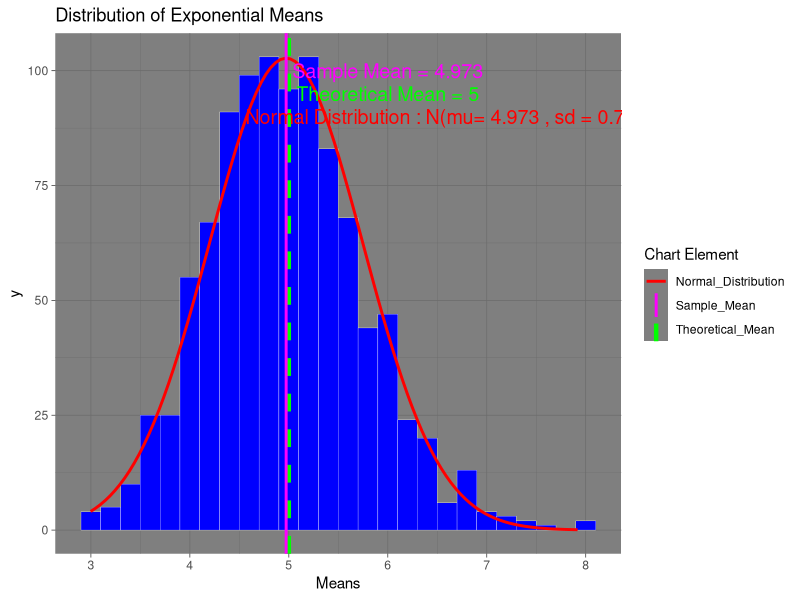
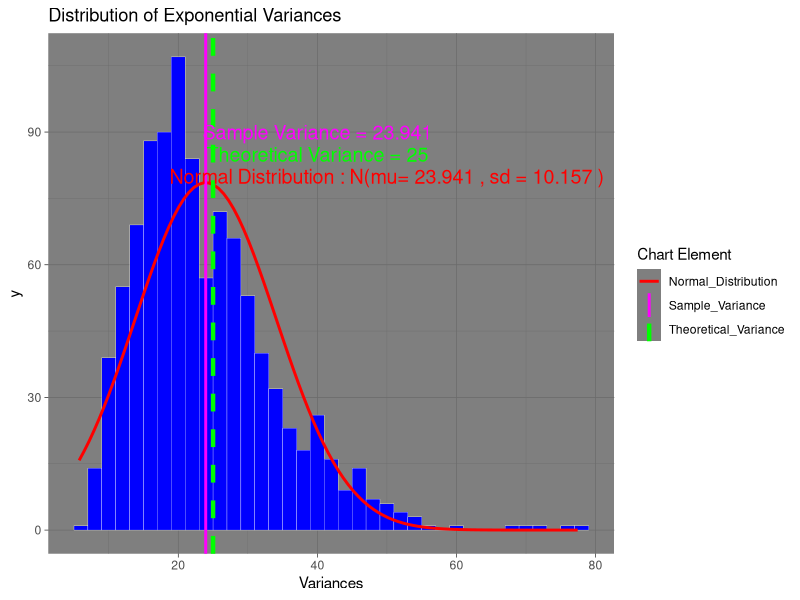
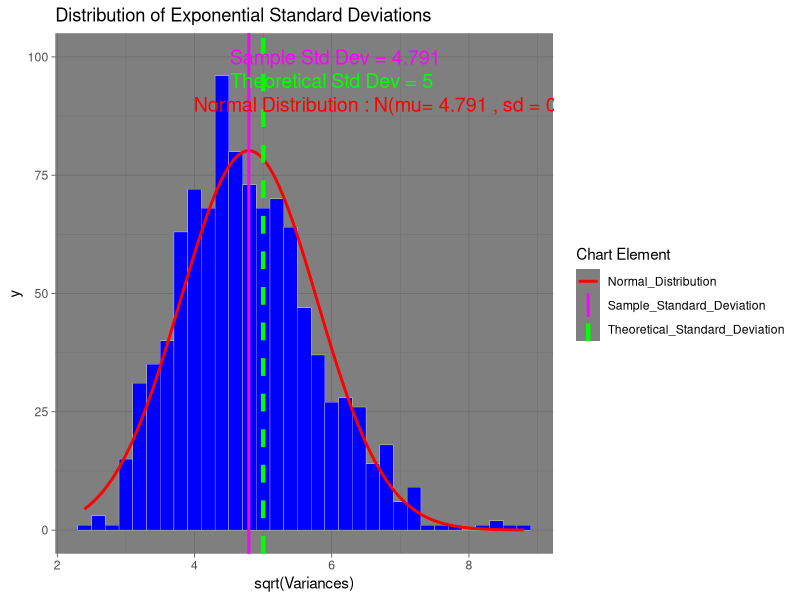
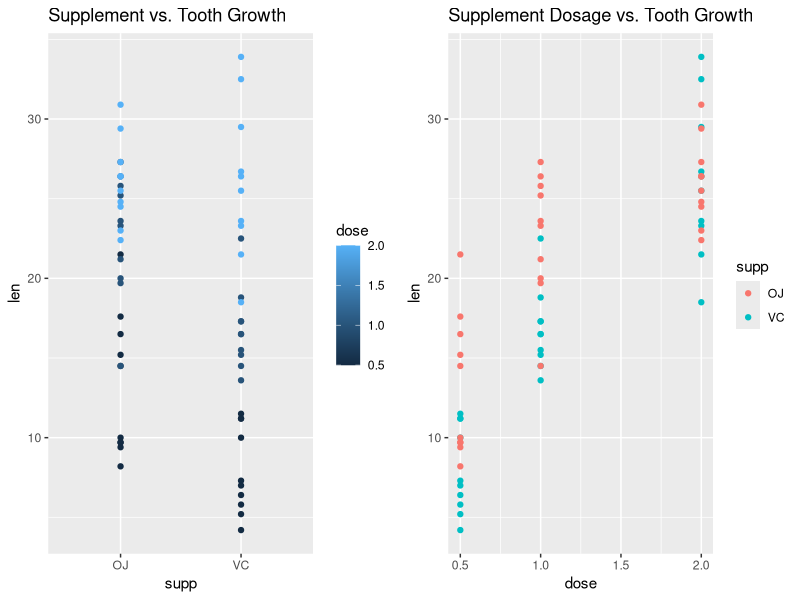
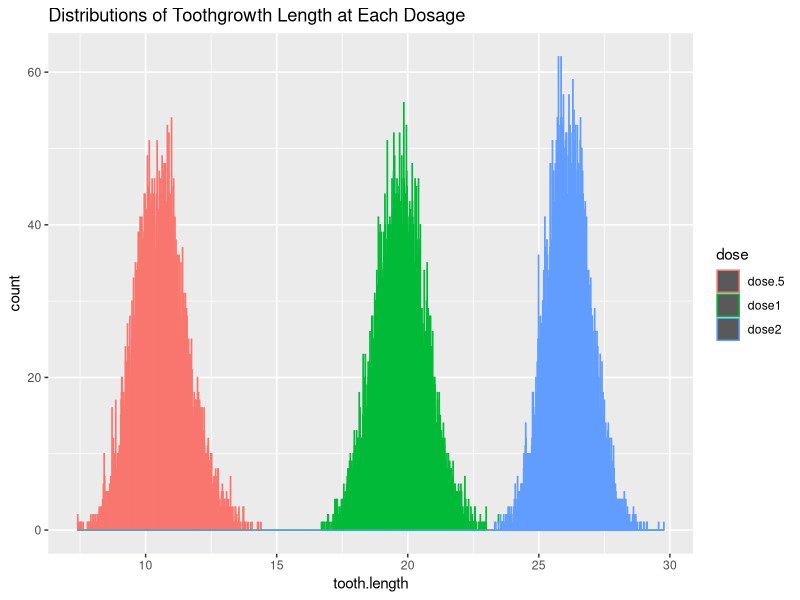
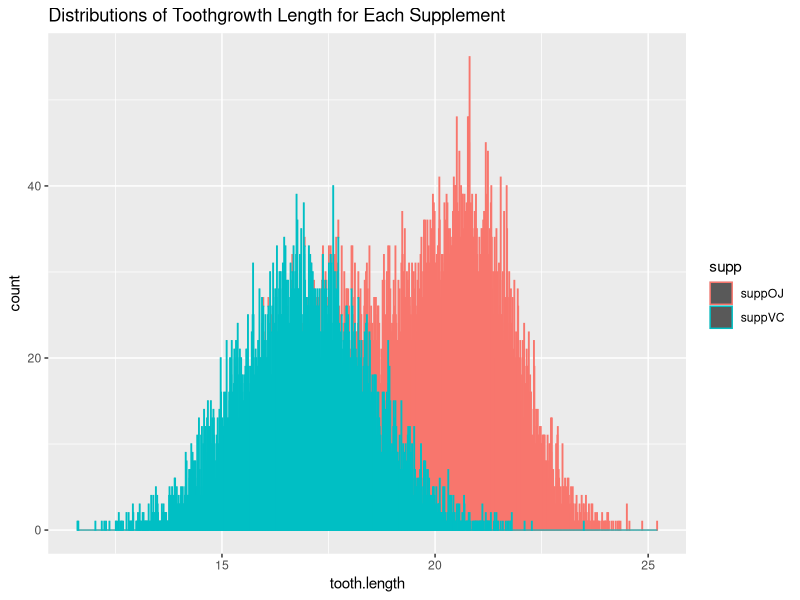
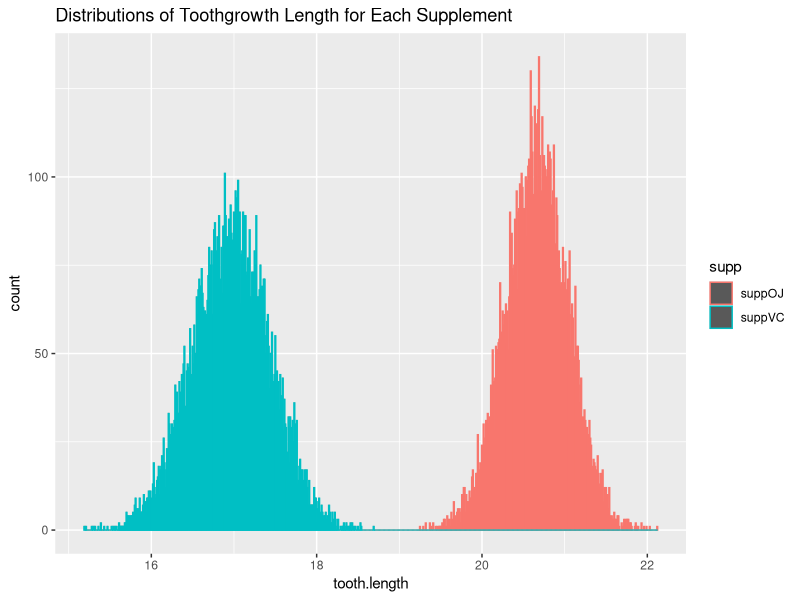

These charts were generated, in order, by the following R code: (Note: this script raises an error after producing the figures.)
## ---- chunk 1
library(dplyr)
library(reshape2)
library(ggplot2)
library(gridExtra)
set.seed(51)
## ---- chunk 2
mySample<-matrix(rexp(n=40*1000, rate = .2),40,1000)
Means<-colSums(mySample)/40 
#Variance calculated using the formula : Var[x] = E[X^2] - (E[x])^2     
#source: https://en.wikipedia.org/wiki/Variance
Variances<-colSums(mySample^2)/40-(colSums(mySample)/40)^2
mySampleStats<-tbl_df(cbind(Means,Variances))
## ---- chunk 3
ggplot(mySampleStats, aes(x = Means, mean = mean(mySampleStats$Means), 
                          sd = sqrt(var(mySampleStats$Means)), 
                          binwidth = .2, n = nrow(mySampleStats))) +
      theme_dark() +
      geom_histogram(binwidth = .2, colour = "white", fill = "blue", size = 0.1) +
      stat_function(fun = function(x) dnorm(x, mean = mean(mySampleStats$Means), 
                                            sd = sqrt(var(mySampleStats$Means))) * 
                          nrow(mySampleStats) * .2,
                    aes(color = "Normal_Distribution"), size =1) +
      geom_vline(aes(xintercept = (1/.2), color = "Theoretical_Mean"), linetype="dashed",
                 size=1.5) +
      geom_vline(aes(xintercept = mean(mySampleStats$Means), color = "Sample_Mean"),
                 size=1) +
      scale_color_manual(name = "Chart Element", values = c(Theoretical_Mean = "green", 
                                                            Sample_Mean = "magenta", 
                                                            Normal_Distribution = "red"))+
      ggtitle("Distribution of Exponential Means") +
      annotate("text",label=paste("Sample Mean =",round(mean(mySampleStats$Means),3)),
               x=6,y=100,size=5,color="magenta")+
      annotate("text",label=paste("Theoretical Mean =",1/.2),
               x=6,y=95,size=5,color="green")+
      annotate("text",label=paste("Normal Distribution : N(mu=",
                                  round(mean(mySampleStats$Means),3),
                                  ", sd =",round(sqrt(var(mySampleStats$Means)),3),")"),
               x=6.65,y=90,size=5,color="red")
## ---- chunk 4
ggplot(mySampleStats, aes(x = Variances, mean = mean(mySampleStats$Variances), 
                          sd = sqrt(var(mySampleStats$Variances)), 
                          binwidth = 2, n = nrow(mySampleStats))) +
      theme_dark() +
      geom_histogram(binwidth = 2, colour = "white", fill = "blue", size = 0.1) +
      stat_function(fun = function(x) dnorm(x, mean = mean(mySampleStats$Variances), 
                                            sd = sqrt(var(mySampleStats$Variances))) * 
                          nrow(mySampleStats) * 2,
                    aes(color = "Normal_Distribution"), size = 1) +
      geom_vline(aes(xintercept = (1/.2)^2, color = "Theoretical_Variance"),
                 linetype="dashed", size=1.5) +
      geom_vline(aes(xintercept = mean(mySampleStats$Variances), 
                     color = "Sample_Variance"), size=1) +
      scale_color_manual(name = "Chart Element", values = c(Theoretical_Variance= "green", 
                                                            Sample_Variance= "magenta", 
                                                            Normal_Distribution= "red")) +
      ggtitle("Distribution of Exponential Variances") +
      annotate("text",label=paste("Sample Variance =",
                                  round(mean(mySampleStats$Variances),3)),
               x=40,y=90,size=5,color="magenta")+
      annotate("text",label=paste("Theoretical Variance =",(1/.2)^2),
               x=40,y=85,size=5,color="green") +
      annotate("text",label=paste("Normal Distribution : N(mu=",
                                  round(mean(mySampleStats$Variances),3),
                                  ", sd =",
                                  round(sqrt(var(mySampleStats$Variances)),3),")"),
               x=50,y=80,size=5,color="red")
## ---- chunk 5
ggplot(mySampleStats, aes(x = sqrt(Variances), mean = mean(sqrt(mySampleStats$Variances)), 
                          sd = sqrt(var(sqrt(mySampleStats$Variances))),
                          binwidth = .2, n = nrow(mySampleStats))) +
      theme_dark() +
      geom_histogram(binwidth = .2, colour = "white", fill = "blue", size = 0.1) +
      stat_function(fun = function(x) dnorm(x, mean = mean(sqrt(mySampleStats$Variances)), 
                                            sd = sqrt(var(sqrt(mySampleStats$Variances)))) 
                    * nrow(mySampleStats) * .2,
                    aes(color = "Normal_Distribution"), size = 1) +
      geom_vline(aes(xintercept = (1/.2), color = "Theoretical_Standard_Deviation"), 
                 linetype="dashed", size=1.5) +
      geom_vline(aes(xintercept = mean(sqrt(mySampleStats$Variances)), 
                     color = "Sample_Standard_Deviation"), size=1) +
      scale_color_manual(name = "Chart Element", 
                         values = c(Theoretical_Standard_Deviation = "green", 
                                    Sample_Standard_Deviation = "magenta", 
                                    Normal_Distribution = "red")) +
      ggtitle("Distribution of Exponential Standard Deviations")+
      annotate("text",label=paste("Sample Std Dev =",
                                  round(mean(sqrt(mySampleStats$Variances)),3)),
               x=6.05,y=100,size=5,color="magenta") +
      annotate("text",label=paste("Theoretical Std Dev =",1/.2),
               x=6,y=95,size=5,color="green")+
      annotate("text",label=paste("Normal Distribution : N(mu=",
                                  round(mean(sqrt(mySampleStats$Variances)),3),
                                  ", sd =",
                                  round(sqrt(var(sqrt(mySampleStats$Variances))),3),")"),
               x=7,y=90,size=5,color="red")
## ---- chunk 6


#~~~~~~~~~~~~~~~~~~~~~~~~RESAMPLING~~~~~~~~~~~~~~~~~~~~~~~~~~~~~~~~~~~~~~~~~~~~~~~~

data("ToothGrowth")

#Creating subsets for hypothesis testing and resampling
d.5<-filter(ToothGrowth,dose==.5)
d1<-filter(ToothGrowth,dose==1)
d2<-filter(ToothGrowth,dose==2)
sOJ<-filter(ToothGrowth,supp=="OJ")
sVC<-filter(ToothGrowth,supp=="VC")

#Summary for full dataset
summary(ToothGrowth)

#Summary for supplement dose of .5 mg
summary(d.5)

#Summary for supplement dose of 1 mg
summary(d1)

#Summary for supplement dose of 2 mg
summary(d2)

#Summary for supplement OJ
summary(sOJ)

#Summary for supplement VC
summary(sVC)

p1<-ggplot(ToothGrowth, aes(x= supp, y=len, color=dose), geom = "dotplot") + geom_point()+ 
      ggtitle("Supplement vs. Tooth Growth")
p2<-ggplot(ToothGrowth, aes(x= dose, y=len, color=supp), geom = "dotplot") + geom_point()+ 
      ggtitle("Supplement Dosage vs. Tooth Growth")
grid.arrange(p1, p2, ncol = 2)
## ---- chunk 7
reSample_Dose<-function(n=1000,yVar=3){
      rows.5<-sample(1:nrow(d.5),size=n,replace=TRUE)
      rows1<-sample(1:nrow(d1),size=n,replace=TRUE)
      rows2<-sample(1:nrow(d2),size=n,replace=TRUE)
      
      dSamp.5<-d.5[rows.5,c(1,yVar)]
      dSamp1<-d1[rows1,c(1,yVar)]
      dSamp2<-d2[rows2,c(1,yVar)]
      
      d.5_avg<-mean(dSamp.5$len)
      d1_avg<-mean(dSamp1$len)
      d2_avg<-mean(dSamp2$len)
      
      return(c(d.5_avg,d1_avg,d2_avg))
}

mySample<-data.frame(t(replicate(10000,reSample_Dose(n=20))))
names(mySample) <- c("dose.5","dose1","dose2")
mySampleMelt<-melt(mySample)
names(mySampleMelt)<-c("dose","tooth.length")
ggplot(mySampleMelt,aes(x=tooth.length, color = dose)) +
      geom_histogram(binwidth = .01) +
      ggtitle("Distributions of Toothgrowth Length at Each Dosage")
## ---- chunk 8
reSample_Supp<-function(n=1000,yVar=2){
      rowsOJ<-sample(1:nrow(sOJ),size=n,replace=TRUE)
      rowsVC<-sample(1:nrow(sVC),size=n,replace=TRUE)
      
      sSampOJ<-sOJ[rowsOJ,c(1,yVar)]
      sSampVC<-sVC[rowsVC,c(1,yVar)]
      
      OJ_avg<-mean(sSampOJ$len)
      VC_avg<-mean(sSampVC$len)
      
      return(c(OJ_avg,VC_avg))
}

mySample2<-data.frame(t(replicate(10000,reSample_Supp(n=30))))
names(mySample2) <- c("suppOJ","suppVC")
mySampleMelt2<-melt(mySample2)
names(mySampleMelt2)<-c("supp","tooth.length")
ggplot(mySampleMelt2,aes(x=tooth.length, color = supp)) +
      geom_histogram(binwidth = .01) +
      ggtitle("Distributions of Toothgrowth Length for Each Supplement")
## ---- chunk 9
reSample_Supp<-function(n=1000,yVar=2){
      rowsOJ<-sample(1:nrow(sOJ),size=n,replace=TRUE)
      rowsVC<-sample(1:nrow(sVC),size=n,replace=TRUE)
      
      sSampOJ<-sOJ[rowsOJ,c(1,yVar)]
      sSampVC<-sVC[rowsVC,c(1,yVar)]
      
      OJ_avg<-mean(sSampOJ$len)
      VC_avg<-mean(sSampVC$len)
      
      return(c(OJ_avg,VC_avg))
}

mySample2<-data.frame(t(replicate(10000,reSample_Supp(n=300))))
names(mySample2) <- c("suppOJ","suppVC")
mySampleMelt2<-melt(mySample2)
names(mySampleMelt2)<-c("supp","tooth.length")
ggplot(mySampleMelt2,aes(x=tooth.length, color = supp)) +
      geom_histogram(binwidth = .01) +
      ggtitle("Distributions of Toothgrowth Length for Each Supplement")
## ---- chunk 10

#~~~~~~~~~~~~~~~~~~~~~~~~HYPOTHESIS TESTING~~~~~~~~~~~~~~~~~~~~~~~~~~~~~~~~~~~~~~~~~~~~~~~~
#Null Hypothesis is: The average tooth growth is identical across all doses and all supplements

#T-testing the alternative hypothesis: The average tooth growth changes as supplement dosage changes.
t.test(len~dose,paired=FALSE,data=rbind(d1,d.5))
t.test(len~dose,paired=FALSE,data=rbind(d2,d1))
t.test(len~dose,paired=FALSE,data=rbind(d2,d.5))
## ---- chunk 11
#T-testing the alternative hypothesis: The average tooth growth changes as supplement changes.
t.test(len~supp,paired=FALSE,data=ToothGrowth)
